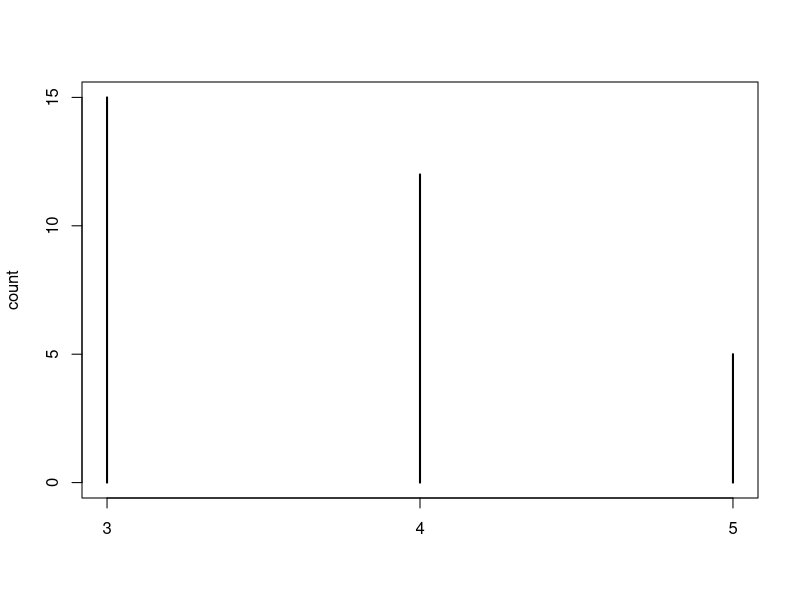
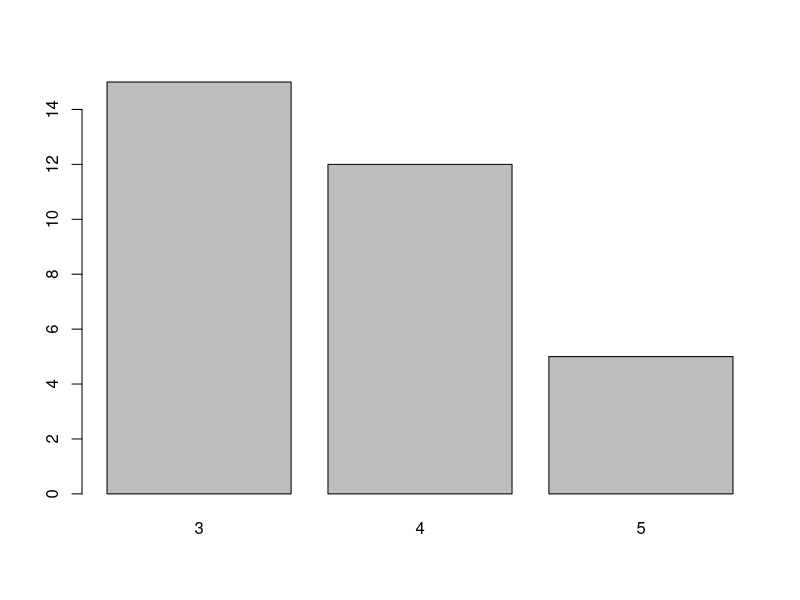
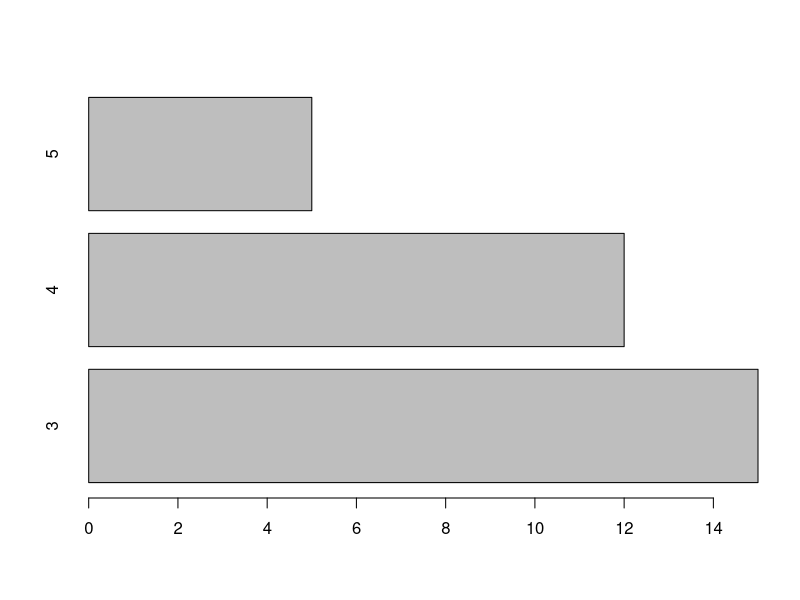
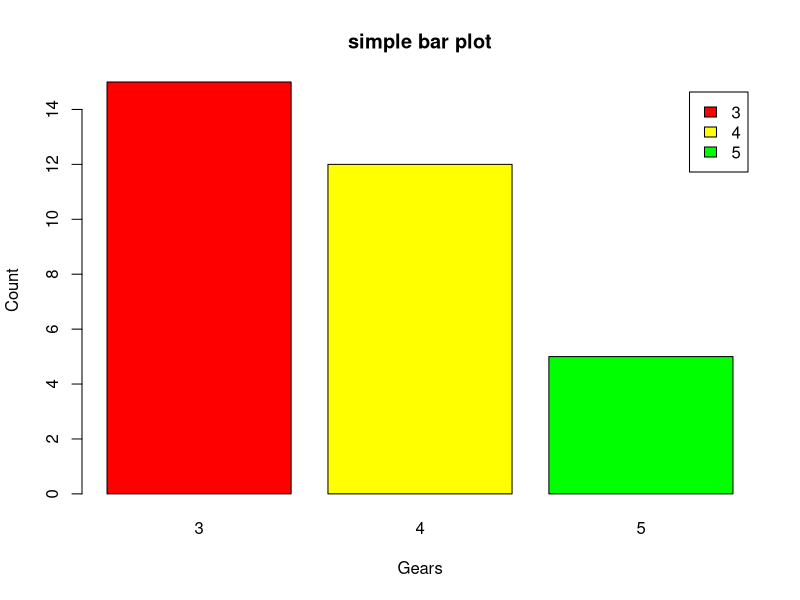
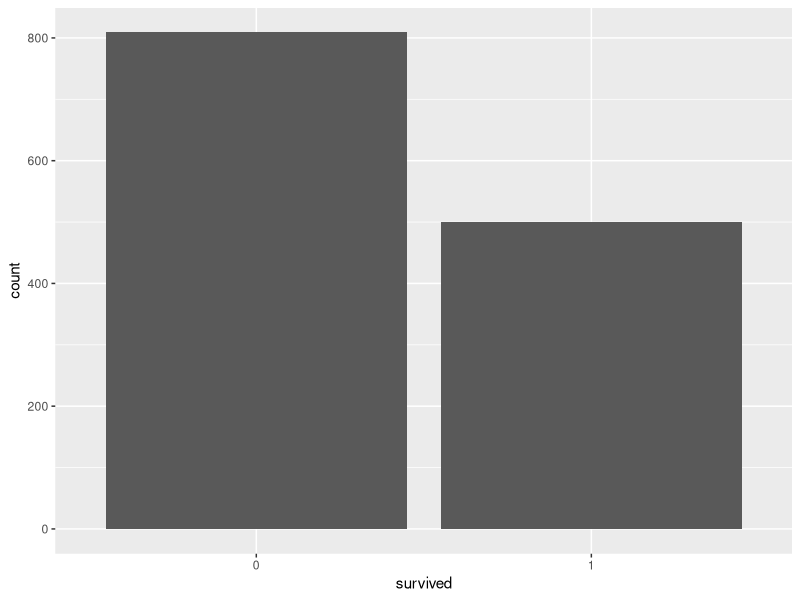
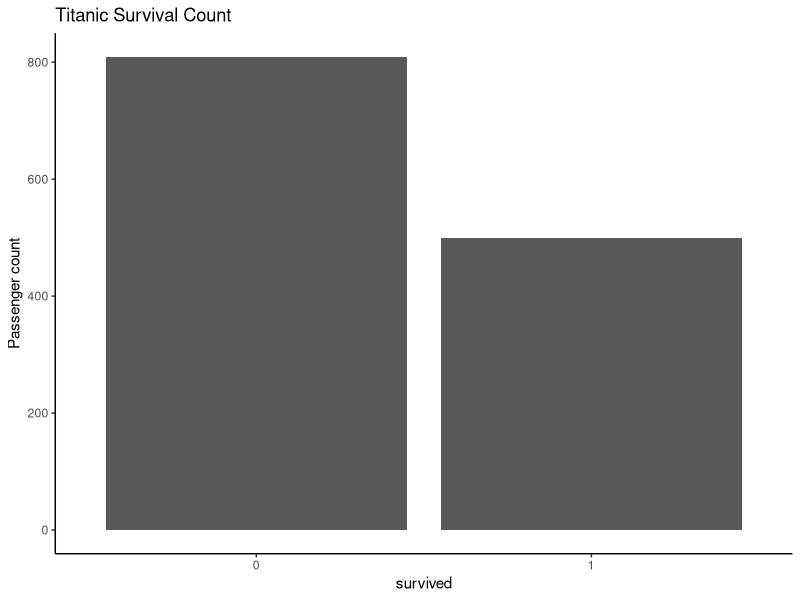
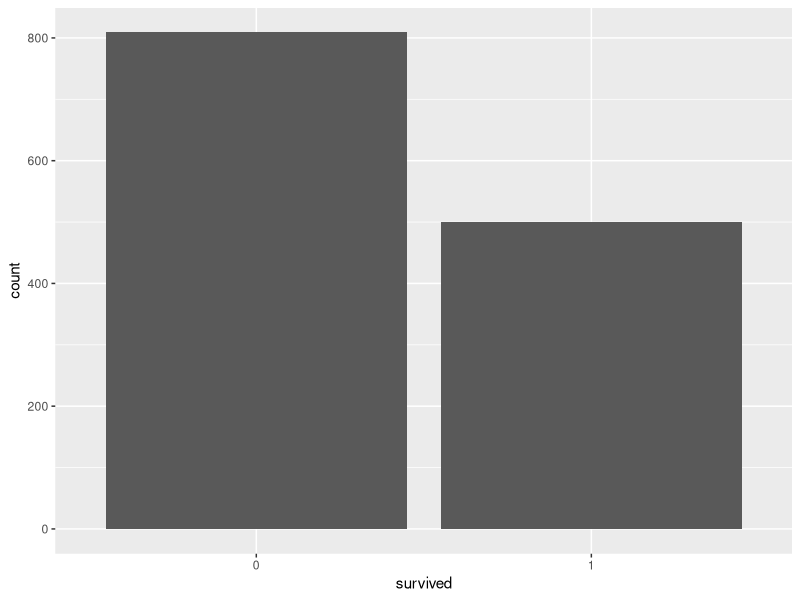
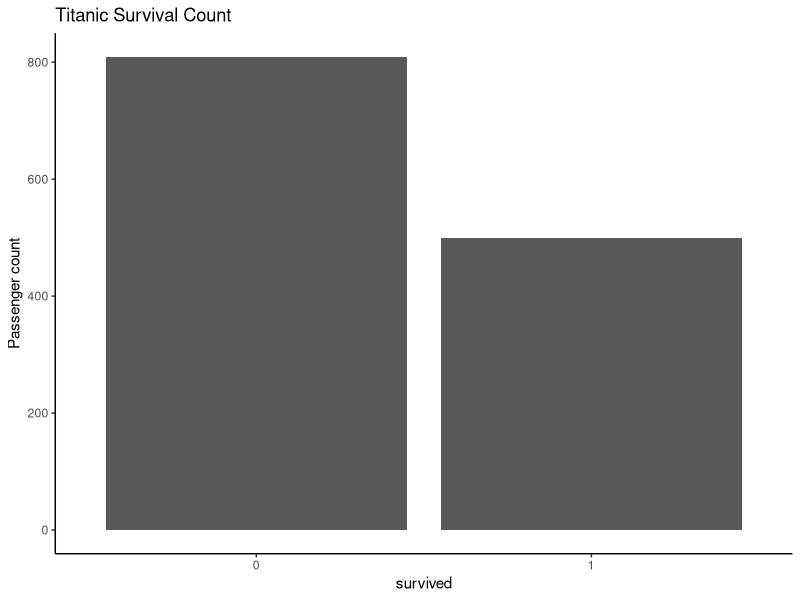

R code for these plots, in order:
View(mtcars)
count<-table(mtcars$gear)

View(count)

plot(count)
barplot(count)
barplot(count, horiz=TRUE)
barplot(count, main="simple bar plot",
        xlab = "Gears",
        ylab = "Count",
        legend = rownames(count),
        col=c("red","yellow","green"))
#let's analyze titanic scenario
#Download Titanic Dataset
#Set the folder as working directory
Titanic<-read.csv("titanic.csv",stringsAsFactors = FALSE)
#Analyze the data
str(Titanic)
View(Titanic)

#Install GGPLOT2 library (Grammar of Graphics)
install.packages("ggplot2")
library(ggplot2)
Titanic$sex<-as.factor(Titanic$sex)
Titanic$pclass<-as.factor(Titanic$pclass)
Titanic$survived<-as.factor(Titanic$survived)
Titanic$embarked<-as.factor(Titanic$embarked) 
str(Titanic)
#Let's first understand the people survived
?prop.table()
prop.table(table(Titanic$survived))
ggplot(Titanic,aes(x=survived))+geom_bar()


ggplot(Titanic,aes(x=survived))+
  theme_classic()+
  geom_bar()+
  labs(y="Passenger count",
       title = "Titanic Survival Count")
ggplot(Titanic,aes(x=survived))+
  geom_bar()


#Gender wise survival
ggplot(Titanic,aes(x=survived))+
  theme_classic()+
  geom_bar()+
  labs(y="Passenger count",
       title = "Titanic Survival Count")